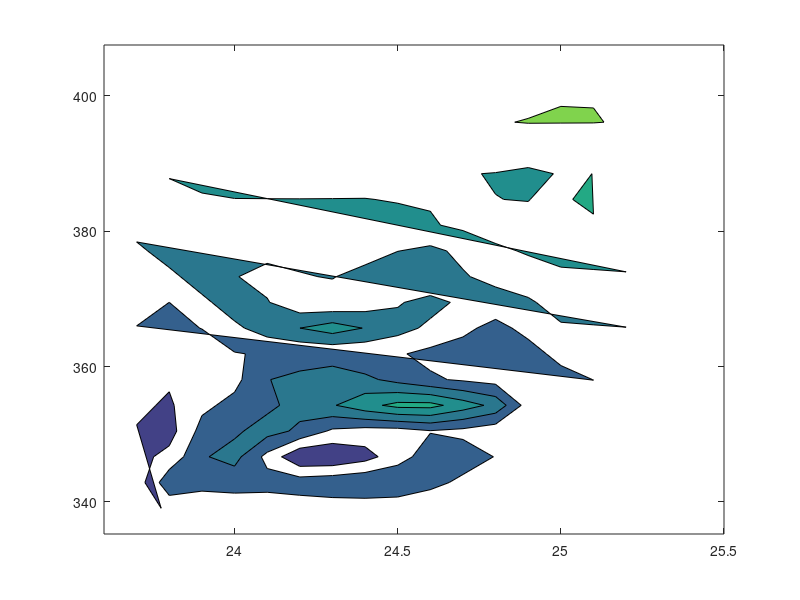

Reproduce this figure in MATLAB. (Note: this script raises an error after producing the figure.)
x = [24,24.1,23.7,24.7,23.9,23.8,24,24.4,24.2,24.3,24.5,25.1,24.9,24.3,24.4,24.7,24.3,23.9,24.5,24.8,24.3,24.1,24.2,24.7,24.6,24.5,24.4,24.6,24.9,24.7,24.6,23.6,24.9,24.6,24.8,24.8,25.5,25,25.2,25,25.4];                            
y = [335.2596667,336.5261667,337.6318333,338.11775,340.0214167,341.8391667,343.2603333,344.467,346.1320833,346.3520833,349.50025,350.9784167,352.6738333,354.1759167,355.015,356.4733333,358.5000833,360.00725,361.349,363.8586667,365.79075,367.0660833,368.5818333,370.7369167,373.0029167,374.88175,376.8746667,378.80125,380.6874167,384.3825833,384.3825833,386.2033333,388.0723333,390.1110833,392.95025,394.9833333,397.4554167,400.62225,402.5903333,405.0618333,407.5195];              
z = [-0.071857143,-0.051083333,-0.047545455,-0.030083333,0.0015,0.022636364,0.006,0.037666667,-0.055583333,-0.04625,-0.029833333,-0.022583333,0.060416667,0.0396,0.091,-0.003333333,0.035416667,-0.027666667,-0.005083333,-0.017916667,0.055833333,0.03925,0.00075,0.01925,-0.004166667,-0.000416667,0.039583333,0.015583333,0.059,0.046666667,0.043666667,0.036583333,0.027333333,0.086666667,0.089083333,0.114416667,0.112,0.110818182,0.108,0.08175,0.181083333];                          
data = [x(:) y(:) z(:)];
xv = linspace(min(data(:,1)), max(data(:,1)), 20);          
yv = linspace(min(data(:,2)), max(data(:,2)), 20);          
[X,Y] = ndgrid(xv, yv);                                     
Z = griddata(data(:,1), data(:,2), data(:,3), X, Y);        
figure
[xx, yy] = contourf(X, Y, Z, 'ShowText','on');
clabel(xx,yy,fontsize=11.5,fontname='Helvetica')
grid on
xlabel("Temperature ({\circ}C)",FontWeight='bold',fontname='Helvetica')
ylabel('Atmospheric CO_2 Concentration (ppm)', FontWeight='bold',fontname='Helvetica')
zlabel('Mean Sea Level (mm)')
title("Annual Mean Miami's Sea Level vs Air Temperature & CO_2 Concentration (meter)", FontSize=15, FontWeight='bold',fontname='Helvetica')
exportgraphics(gcf,'transparent.eps',...   % since R2020a
    'ContentType','vector',...
    'BackgroundColor','none')